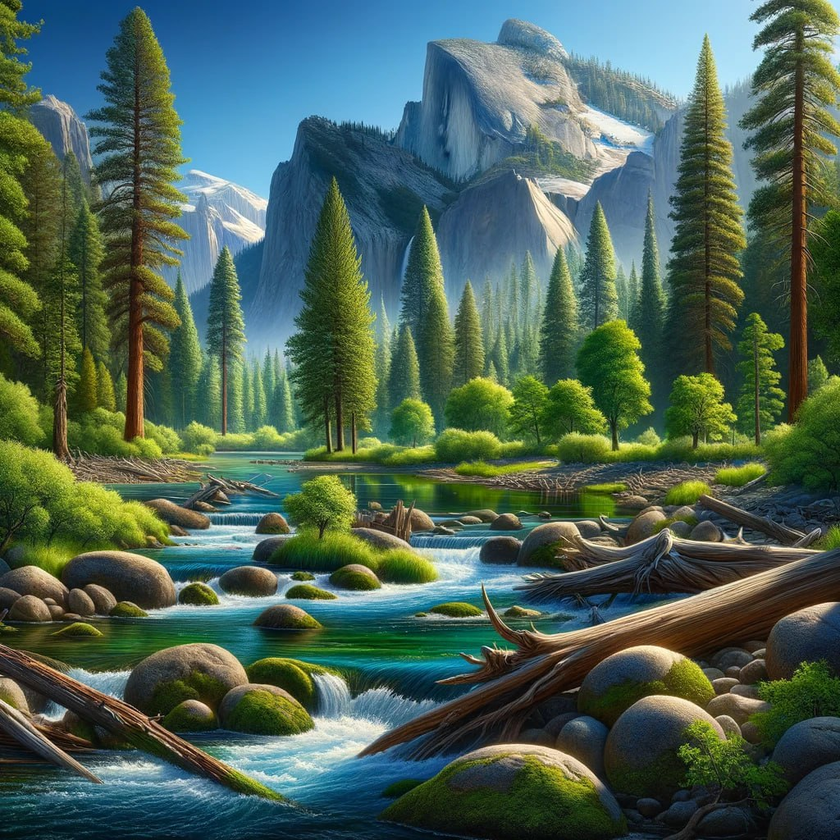
#> input picture Image Processing in Spatial Domain/input.png, 840 x 840 px, shrunk from 1024 x 1024 before the run
$ jupyter execute 'Histogram matching.ipynb'
#> lines starting #> are read from the running program, lines starting #| are printed output that depends on the picture
[cell 1]
import cv2
import numpy as np
import matplotlib.pyplot as plt
import math

[cell 2]
def calc_hist(image):
    '''
    Do not use libraries
    calculate image histogram
    input(s):
      image (ndarray): input image
    output(s):
      hist (ndarray): computed input image histogram
    '''
    hist = np.zeros(256,dtype=int)

    #######################
    values , numbers = np.unique(image , return_counts=True)
    hist[values] = numbers
    #######################

    return hist

[cell 3]
def calc_cdf(channel):
  '''
    Do not use libraries
    calculate image cdf
    input(s):
      channel (ndarray): input image channel
    output(s):
      cdf (ndarray): computed cdf for input image channel
  '''

  #######################
  hist_of_channel = calc_hist(channel)
  cdf = np.cumsum(hist_of_channel)
  #######################

  return cdf

[cell 4]
def hist_matching(src_image,ref_image):
  '''
  don't use libraries
  input(s):
    src_image (ndarray): source image
    ref_image (ndarray): reference image
  output(s):
    output_image (ndarray): transformation of source image so that its histogram matches histogram of refrence image
  '''
  output_image = src_image.copy()
  channels = [(0, 'Blue channel'), (1, 'Green channel'), (2, 'Red channel')]
  for channel, title in channels:

    #######################
    cdf_of_src = calc_cdf(src_image[: , : , channel])
    cdf_of_ref = calc_cdf(ref_image[: , : , channel])
    output_image[: , : , channel] = np.interp(cdf_of_src , cdf_of_ref , np.arange(256))[src_image[: , : , channel]]
    #######################

  return output_image

[cell 5]
# Do not change this cell
src = cv2.imread('input.png')
#> src is the input picture: shape (840, 840, 3); mean B, G, R 85.3, 98.8, 75.4
ref = cv2.imread('ref.png')
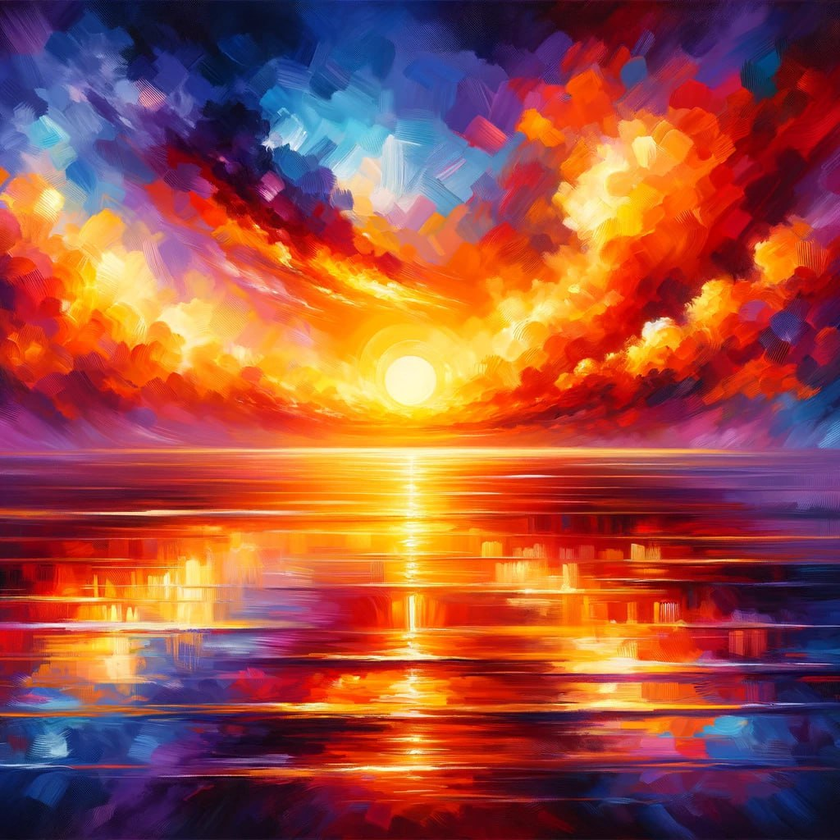
#> input picture Image Processing in Spatial Domain/ref.png, 840 x 840 px, shrunk from 1024 x 1024 before the run
#> ref is the input picture: shape (840, 840, 3); mean B, G, R 66.8, 78.6, 156.8
Array = [src, ref, hist_matching(src,ref)]
#> after the loop in hist_matching, `for channel, title in channels:`:
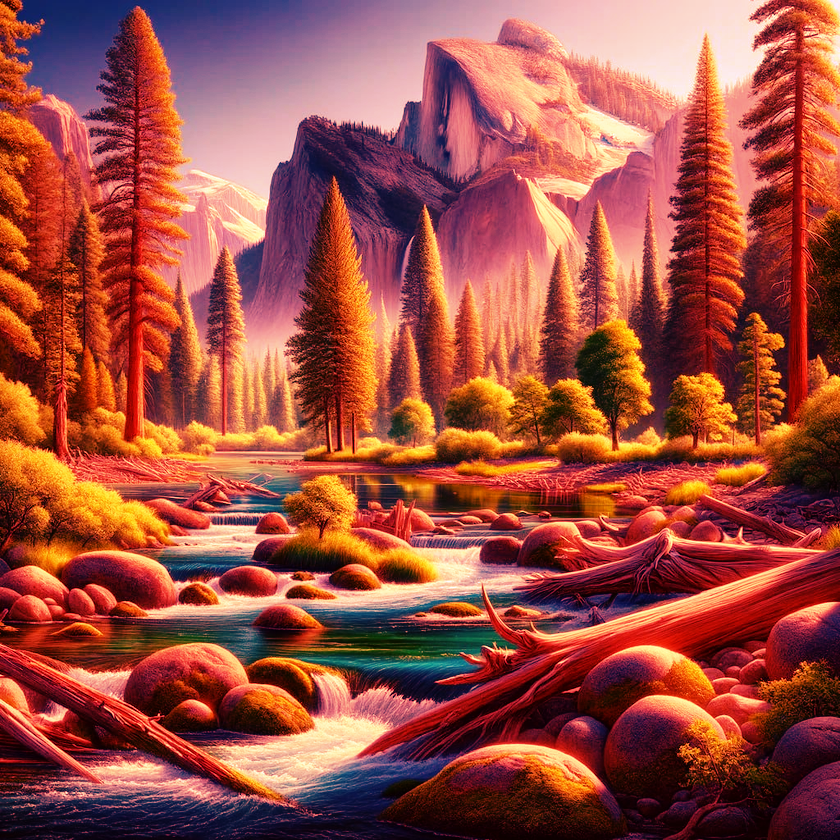
#> output_image: shape (840, 840, 3); mean B, G, R 66.2, 78.2, 156.8
titles = ['source image', 'reference image', 'output image']
plt.figure(figsize=(20,20))
for i in range(3):
  plt.subplot(1,3,i+1)
  plt.imshow(Array[i][:,:,::-1])
  plt.title(titles[i])
  plt.axis('off')
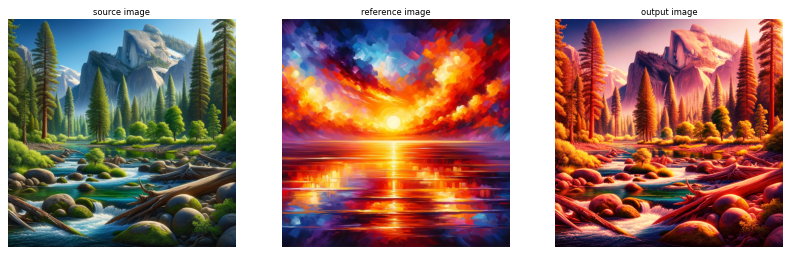
#> figure drawn by matplotlib, 3 panels

[cell 6]
# Do not change this cell
fig = plt.figure(figsize= (16, 5))
channels = [(0, 'Blue channel'), (1, 'Green channel'), (2, 'Red channel')]
output = hist_matching(src,ref)
for channel, title in channels:
    fig.add_subplot(1, 3, channel+ 1)
    a = calc_cdf(output[:,:,channel])
    b = calc_cdf(src[:,:,channel])
    c = calc_cdf(ref[:,:,channel])
    plt.plot(a,label='output')
    plt.plot(b,label='src')
    plt.plot(c,label='ref')
    plt.legend()
    plt.title(title)
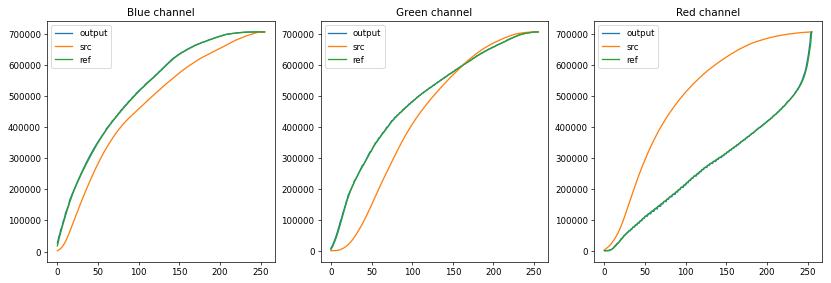
#> figure drawn by matplotlib, 3 panels; panel 1: curve peaks at x = 255, y = 705600; panel 1: curve peaks at x = 255, y = 705600; panel 1: curve peaks at x = 255, y = 705600; panel 2: curve peaks at x = 255, y = 705600
